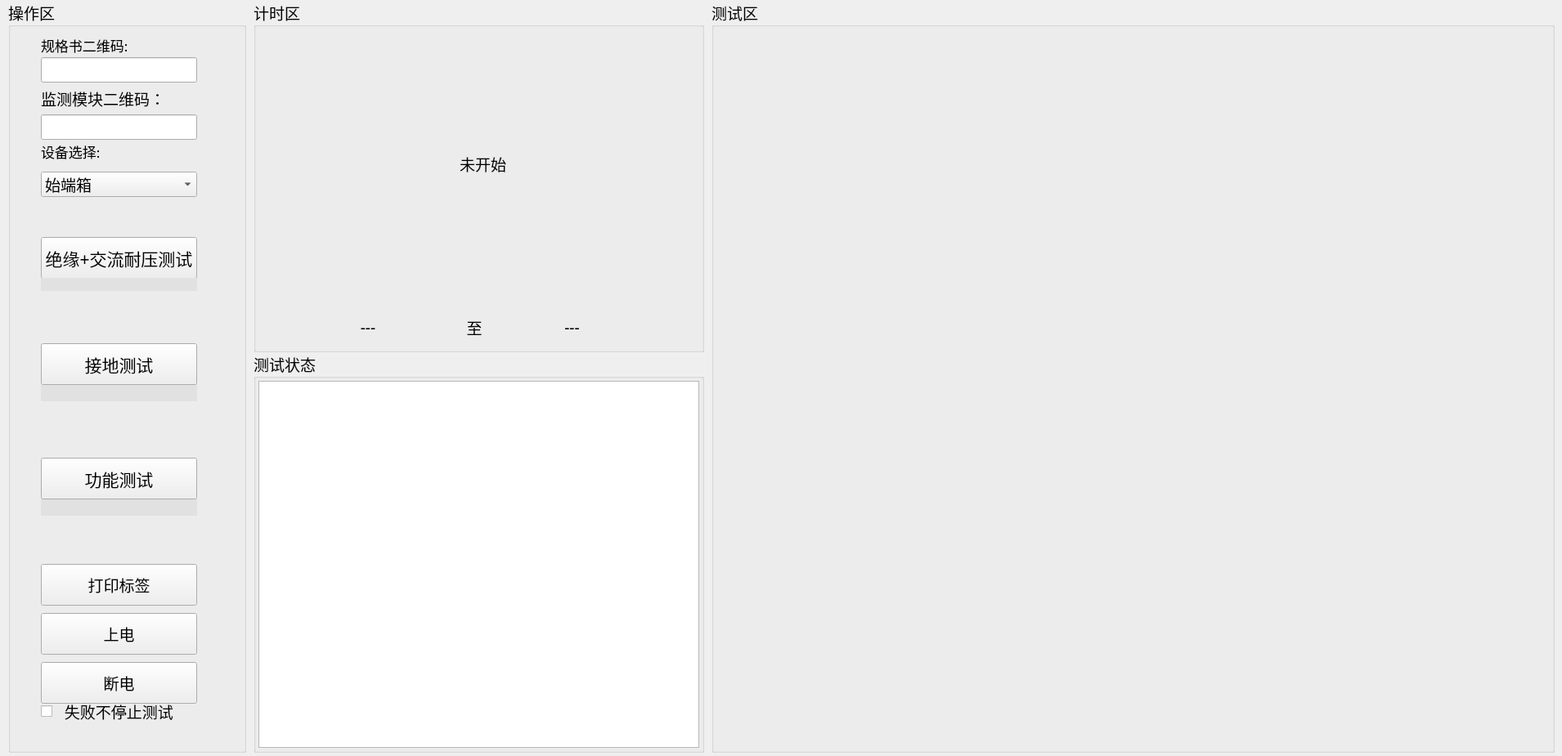
<?xml version="1.0" encoding="UTF-8"?>
<ui version="4.0">
 <class>Home_WorkWid</class>
 <widget class="QWidget" name="Home_WorkWid">
  <property name="windowModality">
   <enum>Qt::NonModal</enum>
  </property>
  <property name="geometry">
   <rect>
    <x>0</x>
    <y>0</y>
    <width>1910</width>
    <height>925</height>
   </rect>
  </property>
  <property name="maximumSize">
   <size>
    <width>16777215</width>
    <height>16777215</height>
   </size>
  </property>
  <property name="font">
   <font>
    <family>微软雅黑</family>
    <pointsize>11</pointsize>
   </font>
  </property>
  <property name="windowTitle">
   <string>Form</string>
  </property>
  <widget class="QGroupBox" name="groupBox_1">
   <property name="geometry">
    <rect>
     <x>310</x>
     <y>0</y>
     <width>551</width>
     <height>431</height>
    </rect>
   </property>
   <property name="maximumSize">
    <size>
     <width>16777215</width>
     <height>16777215</height>
    </size>
   </property>
   <property name="font">
    <font>
     <family>微软雅黑</family>
     <pointsize>14</pointsize>
    </font>
   </property>
   <property name="title">
    <string>计时区</string>
   </property>
   <widget class="QLabel" name="timeLab">
    <property name="geometry">
     <rect>
      <x>40</x>
      <y>40</y>
      <width>481</width>
      <height>321</height>
     </rect>
    </property>
    <property name="font">
     <font>
      <family>微软雅黑</family>
      <pointsize>14</pointsize>
     </font>
    </property>
    <property name="text">
     <string>未开始</string>
    </property>
    <property name="alignment">
     <set>Qt::AlignCenter</set>
    </property>
   </widget>
   <widget class="QLabel" name="startLab">
    <property name="geometry">
     <rect>
      <x>50</x>
      <y>390</y>
      <width>180</width>
      <height>20</height>
     </rect>
    </property>
    <property name="maximumSize">
     <size>
      <width>16777215</width>
      <height>20</height>
     </size>
    </property>
    <property name="font">
     <font>
      <family>微软雅黑</family>
      <pointsize>14</pointsize>
     </font>
    </property>
    <property name="text">
     <string>---</string>
    </property>
    <property name="alignment">
     <set>Qt::AlignCenter</set>
    </property>
   </widget>
   <widget class="QLabel" name="label_3">
    <property name="geometry">
     <rect>
      <x>260</x>
      <y>390</y>
      <width>20</width>
      <height>20</height>
     </rect>
    </property>
    <property name="maximumSize">
     <size>
      <width>20</width>
      <height>20</height>
     </size>
    </property>
    <property name="font">
     <font>
      <family>微软雅黑</family>
      <pointsize>14</pointsize>
     </font>
    </property>
    <property name="text">
     <string>至</string>
    </property>
    <property name="alignment">
     <set>Qt::AlignCenter</set>
    </property>
   </widget>
   <widget class="QLabel" name="endLab">
    <property name="geometry">
     <rect>
      <x>300</x>
      <y>390</y>
      <width>179</width>
      <height>20</height>
     </rect>
    </property>
    <property name="maximumSize">
     <size>
      <width>16777215</width>
      <height>20</height>
     </size>
    </property>
    <property name="font">
     <font>
      <family>微软雅黑</family>
      <pointsize>14</pointsize>
     </font>
    </property>
    <property name="text">
     <string>---</string>
    </property>
    <property name="alignment">
     <set>Qt::AlignCenter</set>
    </property>
   </widget>
  </widget>
  <widget class="QGroupBox" name="groupBox_3">
   <property name="geometry">
    <rect>
     <x>10</x>
     <y>0</y>
     <width>291</width>
     <height>921</height>
    </rect>
   </property>
   <property name="font">
    <font>
     <family>微软雅黑</family>
     <pointsize>14</pointsize>
    </font>
   </property>
   <property name="title">
    <string>操作区</string>
   </property>
   <widget class="QLabel" name="label_4">
    <property name="geometry">
     <rect>
      <x>40</x>
      <y>40</y>
      <width>181</width>
      <height>31</height>
     </rect>
    </property>
    <property name="font">
     <font>
      <family>微软雅黑</family>
      <pointsize>13</pointsize>
     </font>
    </property>
    <property name="text">
     <string>规格书二维码:</string>
    </property>
   </widget>
   <widget class="QLineEdit" name="codeEit">
    <property name="geometry">
     <rect>
      <x>40</x>
      <y>70</y>
      <width>191</width>
      <height>31</height>
     </rect>
    </property>
   </widget>
   <widget class="QLabel" name="funcLab">
    <property name="geometry">
     <rect>
      <x>40</x>
      <y>610</y>
      <width>191</width>
      <height>21</height>
     </rect>
    </property>
    <property name="font">
     <font>
      <family>微软雅黑</family>
      <pointsize>16</pointsize>
     </font>
    </property>
    <property name="styleSheet">
     <string notr="true">background-color:rgb(225, 225, 225)</string>
    </property>
    <property name="text">
     <string/>
    </property>
    <property name="alignment">
     <set>Qt::AlignCenter</set>
    </property>
   </widget>
   <widget class="QLabel" name="gndLab">
    <property name="geometry">
     <rect>
      <x>40</x>
      <y>470</y>
      <width>191</width>
      <height>21</height>
     </rect>
    </property>
    <property name="font">
     <font>
      <family>微软雅黑</family>
      <pointsize>16</pointsize>
     </font>
    </property>
    <property name="styleSheet">
     <string notr="true">background-color:rgb(225, 225, 225)</string>
    </property>
    <property name="text">
     <string/>
    </property>
    <property name="alignment">
     <set>Qt::AlignCenter</set>
    </property>
   </widget>
   <widget class="QPushButton" name="vol_insulBtn">
    <property name="geometry">
     <rect>
      <x>40</x>
      <y>290</y>
      <width>191</width>
      <height>51</height>
     </rect>
    </property>
    <property name="font">
     <font>
      <family>微软雅黑</family>
      <pointsize>16</pointsize>
     </font>
    </property>
    <property name="styleSheet">
     <string notr="true"/>
    </property>
    <property name="text">
     <string>绝缘+交流耐压测试</string>
    </property>
   </widget>
   <widget class="QLabel" name="acwLab">
    <property name="geometry">
     <rect>
      <x>40</x>
      <y>340</y>
      <width>191</width>
      <height>16</height>
     </rect>
    </property>
    <property name="font">
     <font>
      <family>微软雅黑</family>
      <pointsize>16</pointsize>
     </font>
    </property>
    <property name="styleSheet">
     <string notr="true">background-color:rgb(225, 225, 225)</string>
    </property>
    <property name="text">
     <string/>
    </property>
    <property name="alignment">
     <set>Qt::AlignCenter</set>
    </property>
   </widget>
   <widget class="QPushButton" name="groundBtn">
    <property name="geometry">
     <rect>
      <x>40</x>
      <y>420</y>
      <width>191</width>
      <height>51</height>
     </rect>
    </property>
    <property name="font">
     <font>
      <family>微软雅黑</family>
      <pointsize>16</pointsize>
     </font>
    </property>
    <property name="styleSheet">
     <string notr="true"/>
    </property>
    <property name="text">
     <string>接地测试</string>
    </property>
   </widget>
   <widget class="QPushButton" name="funcBtn">
    <property name="geometry">
     <rect>
      <x>40</x>
      <y>560</y>
      <width>191</width>
      <height>51</height>
     </rect>
    </property>
    <property name="font">
     <font>
      <family>微软雅黑</family>
      <pointsize>16</pointsize>
     </font>
    </property>
    <property name="styleSheet">
     <string notr="true"/>
    </property>
    <property name="text">
     <string>功能测试</string>
    </property>
   </widget>
   <widget class="QLabel" name="label_5">
    <property name="geometry">
     <rect>
      <x>40</x>
      <y>170</y>
      <width>181</width>
      <height>31</height>
     </rect>
    </property>
    <property name="font">
     <font>
      <family>微软雅黑</family>
      <pointsize>13</pointsize>
     </font>
    </property>
    <property name="text">
     <string>设备选择:</string>
    </property>
   </widget>
   <widget class="QComboBox" name="comBox">
    <property name="geometry">
     <rect>
      <x>40</x>
      <y>210</y>
      <width>191</width>
      <height>31</height>
     </rect>
    </property>
    <item>
     <property name="text">
      <string>始端箱</string>
     </property>
    </item>
    <item>
     <property name="text">
      <string>插接箱</string>
     </property>
    </item>
    <item>
     <property name="text">
      <string>母线槽</string>
     </property>
    </item>
    <item>
     <property name="text">
      <string>基本型</string>
     </property>
    </item>
    <item>
     <property name="text">
      <string>温度检测</string>
     </property>
    </item>
   </widget>
   <widget class="QCheckBox" name="stopFag">
    <property name="geometry">
     <rect>
      <x>40</x>
      <y>850</y>
      <width>191</width>
      <height>41</height>
     </rect>
    </property>
    <property name="text">
     <string>  失败不停止测试</string>
    </property>
    <property name="iconSize">
     <size>
      <width>20</width>
      <height>20</height>
     </size>
    </property>
    <property name="checked">
     <bool>false</bool>
    </property>
   </widget>
   <widget class="QPushButton" name="snprintBtn">
    <property name="geometry">
     <rect>
      <x>40</x>
      <y>690</y>
      <width>191</width>
      <height>51</height>
     </rect>
    </property>
    <property name="text">
     <string>打印标签</string>
    </property>
   </widget>
   <widget class="QLabel" name="label">
    <property name="geometry">
     <rect>
      <x>40</x>
      <y>110</y>
      <width>151</width>
      <height>21</height>
     </rect>
    </property>
    <property name="text">
     <string>监测模块二维码：</string>
    </property>
   </widget>
   <widget class="QLineEdit" name="safeSnEit">
    <property name="geometry">
     <rect>
      <x>40</x>
      <y>140</y>
      <width>191</width>
      <height>31</height>
     </rect>
    </property>
   </widget>
   <widget class="QPushButton" name="powerOffBtn">
    <property name="geometry">
     <rect>
      <x>40</x>
      <y>810</y>
      <width>191</width>
      <height>51</height>
     </rect>
    </property>
    <property name="text">
     <string>断电</string>
    </property>
   </widget>
   <widget class="QPushButton" name="powerOnBtn">
    <property name="geometry">
     <rect>
      <x>40</x>
      <y>750</y>
      <width>191</width>
      <height>51</height>
     </rect>
    </property>
    <property name="text">
     <string>上电</string>
    </property>
   </widget>
  </widget>
  <widget class="QGroupBox" name="groupBox_5">
   <property name="geometry">
    <rect>
     <x>310</x>
     <y>430</y>
     <width>551</width>
     <height>491</height>
    </rect>
   </property>
   <property name="font">
    <font>
     <family>微软雅黑</family>
     <pointsize>14</pointsize>
    </font>
   </property>
   <property name="title">
    <string>测试状态</string>
   </property>
   <layout class="QGridLayout" name="gridLayout">
    <property name="leftMargin">
     <number>3</number>
    </property>
    <property name="topMargin">
     <number>3</number>
    </property>
    <property name="rightMargin">
     <number>3</number>
    </property>
    <property name="bottomMargin">
     <number>3</number>
    </property>
    <property name="horizontalSpacing">
     <number>0</number>
    </property>
    <item row="0" column="0">
     <widget class="QTextEdit" name="textEdit">
      <property name="font">
       <font>
        <family>微软雅黑</family>
        <pointsize>14</pointsize>
       </font>
      </property>
      <property name="styleSheet">
       <string notr="true">border-color:rgb(255, 255, 255);</string>
      </property>
      <property name="readOnly">
       <bool>true</bool>
      </property>
     </widget>
    </item>
   </layout>
  </widget>
  <widget class="QGroupBox" name="groupBox">
   <property name="geometry">
    <rect>
     <x>870</x>
     <y>0</y>
     <width>1031</width>
     <height>921</height>
    </rect>
   </property>
   <property name="font">
    <font>
     <family>微软雅黑</family>
     <pointsize>14</pointsize>
    </font>
   </property>
   <property name="title">
    <string>测试区</string>
   </property>
   <layout class="QGridLayout" name="gridLayout_2">
    <property name="leftMargin">
     <number>0</number>
    </property>
    <property name="topMargin">
     <number>0</number>
    </property>
    <property name="rightMargin">
     <number>0</number>
    </property>
    <property name="bottomMargin">
     <number>0</number>
    </property>
    <item row="0" column="0">
     <widget class="QStackedWidget" name="stackedWid">
      <property name="minimumSize">
       <size>
        <width>0</width>
        <height>0</height>
       </size>
      </property>
      <property name="maximumSize">
       <size>
        <width>16777215</width>
        <height>200</height>
       </size>
      </property>
     </widget>
    </item>
    <item row="1" column="0">
     <widget class="QStackedWidget" name="stackedWid2"/>
    </item>
   </layout>
  </widget>
 </widget>
 <resources/>
 <connections/>
</ui>
